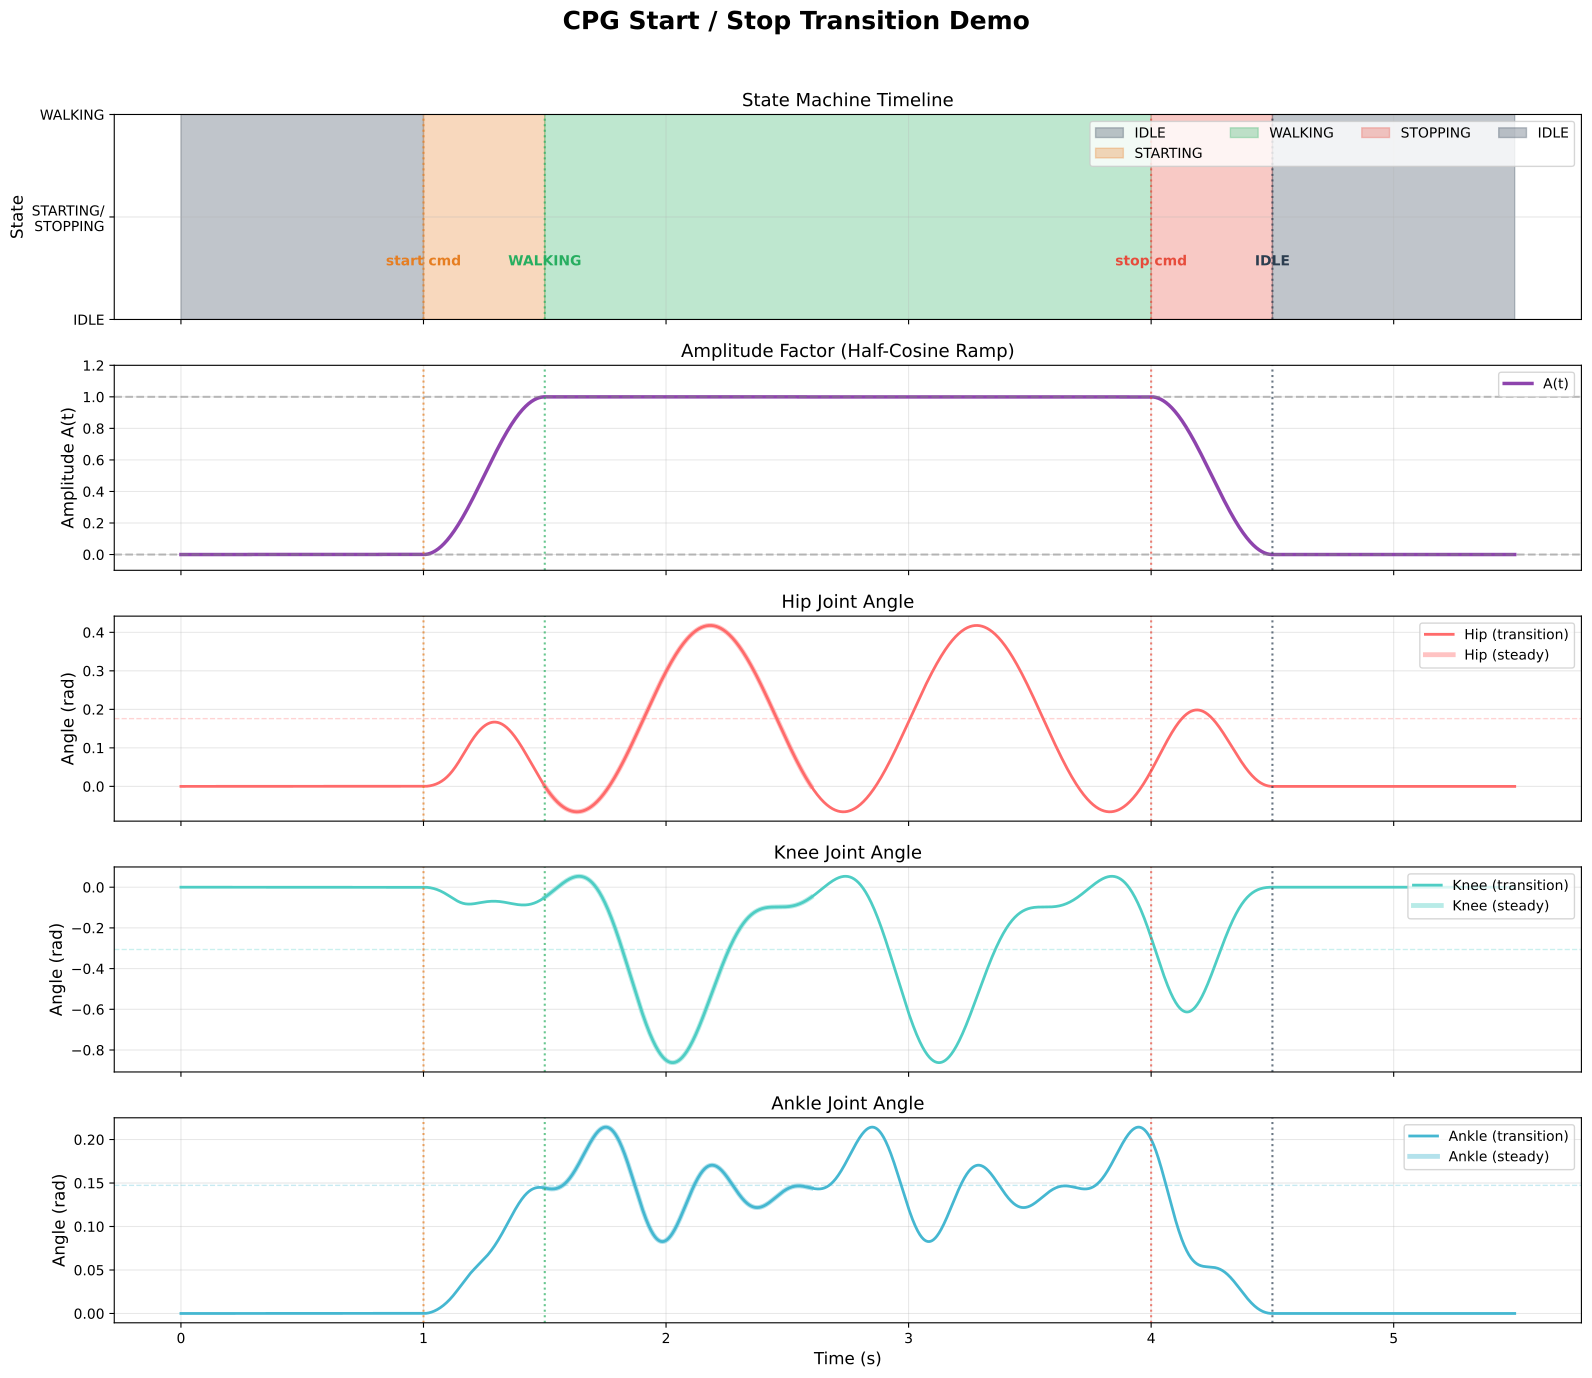

Write Python code to recreate this figure.
"""
CPG 启停过渡可视化
模拟 IDLE → STARTING → WALKING → STOPPING → IDLE 全过程
对比三个关节（髋/膝/踝）在过渡态与稳态行走的曲线差异
"""

import os
import numpy as np
import matplotlib.pyplot as plt
from matplotlib.patches import FancyArrowPatch

# ==================== CPG 参数（来自 cpg.yaml） ====================
mu = 1.0
gamma = 15.0
omega = 5.720866
ramp_time = 0.5
perturbation = 0.1

# 关节谐波模型（左腿）
joints = {
    "Hip": {
        "w_offset": 0.1759,
        "w_x": [0.0, 0.2142],
        "w_y": [0.0, 0.1125],
        "n_harm": 2,
    },
    "Knee": {
        "w_offset": -0.3062,
        "w_x": [0.0, -0.3893, -0.0878],
        "w_y": [0.0, 0.1008, 0.1350],
        "n_harm": 3,
    },
    "Ankle": {
        "w_offset": 0.1473,
        "w_x": [0.0, -0.0181, -0.0075, 0.0141],
        "w_y": [0.0, -0.0120, 0.0319, 0.0210],
        "n_harm": 4,
    },
}


def compute_amplitude(state, elapsed, ramp_time, stop_start_amp):
    """半余弦窗振幅因子"""
    T = max(ramp_time, 0.01)
    if state == "IDLE":
        return 0.0
    elif state == "STARTING":
        t = np.clip(elapsed / T, 0.0, 1.0)
        return 0.5 * (1.0 - np.cos(np.pi * t))
    elif state == "WALKING":
        return 1.0
    elif state == "STOPPING":
        t = np.clip(elapsed / T, 0.0, 1.0)
        return stop_start_amp * 0.5 * (1.0 + np.cos(np.pi * t))
    return 0.0


def compute_harmonics(x, y, n_harm):
    """计算高阶谐波"""
    hx = np.zeros(5)
    hy = np.zeros(5)
    hx[1] = x
    hy[1] = y
    if n_harm >= 2:
        hx[2] = x * x - y * y
        hy[2] = 2.0 * x * y
    if n_harm >= 3:
        hx[3] = x * (x * x - 3.0 * y * y)
        hy[3] = y * (3.0 * x * x - y * y)
    return hx, hy


def simulate_cpg(duration, dt=0.001):
    """模拟完整 CPG 生命周期"""
    steps = int(duration / dt)
    times = np.arange(steps) * dt

    # 状态机时间线
    # 0-1s: IDLE, 1-1.5s: STARTING, 1.5-4s: WALKING, 4-4.5s: STOPPING, 4.5-5.5s: IDLE
    t_start_cmd = 1.0
    t_stop_cmd = 4.0

    # 状态数组
    states = []
    for t in times:
        if t < t_start_cmd:
            states.append("IDLE")
        elif t < t_start_cmd + ramp_time:
            states.append("STARTING")
        elif t < t_stop_cmd:
            states.append("WALKING")
        elif t < t_stop_cmd + ramp_time:
            states.append("STOPPING")
        else:
            states.append("IDLE")

    # 初始化
    x, y = 0.0, 0.0
    amp = 0.0
    stop_start_amp = 1.0

    # 输出记录
    results = {name: np.zeros(steps) for name in joints}
    amplitudes = np.zeros(steps)
    osc_x = np.zeros(steps)

    for i, (t, state) in enumerate(zip(times, states)):
        # IDLE: 冻结振子
        if state == "IDLE" and (i == 0 or states[i - 1] != "IDLE"):
            x, y = 0.0, 0.0

        # STARTING 开始: 扰动振子
        if state == "STARTING" and i > 0 and states[i - 1] == "IDLE":
            x = np.sqrt(mu) * perturbation
            y = 0.0

        # 振荡器积分（非 IDLE 时）
        if state != "IDLE":
            sub_steps = 10
            dt_sim = dt / sub_steps
            for _ in range(sub_steps):
                r2 = x * x + y * y
                dx = gamma * (mu - r2) * x - omega * y
                dy = gamma * (mu - r2) * y + omega * x
                x += dx * dt_sim
                y += dy * dt_sim

        # 振幅因子
        elapsed = 0.0
        if state == "STARTING":
            elapsed = t - t_start_cmd
        elif state == "STOPPING":
            elapsed = t - t_stop_cmd
        amp = compute_amplitude(state, elapsed, ramp_time, stop_start_amp)

        # STOPPING 开始: 记录当前振幅
        if state == "STOPPING" and i > 0 and states[i - 1] == "WALKING":
            stop_start_amp = amplitudes[i - 1]

        amplitudes[i] = amp
        osc_x[i] = x

        # 计算各关节输出
        hx, hy = compute_harmonics(x, y, 4)
        for name, j in joints.items():
            theta = j["w_offset"]
            for k in range(1, j["n_harm"]):
                theta += j["w_x"][k] * hx[k] + j["w_y"][k] * hy[k]
            results[name][i] = amp * theta

    return times, states, results, amplitudes, osc_x


# ==================== 模拟 ====================
times, states, results, amplitudes, osc_x = simulate_cpg(5.5)

# ==================== 绘图 ====================
fig, axes = plt.subplots(5, 1, figsize=(16, 14), sharex=True)
fig.suptitle("CPG Start / Stop Transition Demo", fontsize=18, fontweight="bold", y=0.98)

colors = {"Hip": "#FF6B6B", "Knee": "#4ECDC4", "Ankle": "#45B7D1"}

# --- 1. 状态机时间线 ---
ax = axes[0]
state_map = {"IDLE": 0, "STARTING": 1, "WALKING": 2, "STOPPING": 1}
state_vals = [state_map[s] for s in states]
state_colors_map = {"IDLE": "#2C3E50", "STARTING": "#E67E22", "WALKING": "#27AE60", "STOPPING": "#E74C3C"}

prev_state = states[0]
start_idx = 0
for i in range(1, len(states)):
    if states[i] != prev_state:
        ax.axvspan(times[start_idx], times[i], alpha=0.3, color=state_colors_map[prev_state], label=prev_state)
        start_idx = i
        prev_state = states[i]
ax.axvspan(times[start_idx], times[-1], alpha=0.3, color=state_colors_map[prev_state], label=prev_state)
ax.set_ylabel("State", fontsize=12)
ax.set_yticks([0, 1, 2])
ax.set_yticklabels(["IDLE", "STARTING/\nSTOPPING", "WALKING"])
ax.legend(loc="upper right", ncol=4, fontsize=10)
ax.set_title("State Machine Timeline", fontsize=13)
ax.grid(True, alpha=0.3)

# --- 2. 振幅因子 A(t) ---
ax = axes[1]
ax.plot(times, amplitudes, color="#8E44AD", linewidth=2.5, label="A(t)")
ax.axhline(y=1.0, color="gray", linestyle="--", alpha=0.5)
ax.axhline(y=0.0, color="gray", linestyle="--", alpha=0.5)
ax.set_ylabel("Amplitude A(t)", fontsize=12)
ax.set_title("Amplitude Factor (Half-Cosine Ramp)", fontsize=13)
ax.set_ylim(-0.1, 1.2)
ax.grid(True, alpha=0.3)
ax.legend(fontsize=10)

# --- 3-5. 三个关节曲线 ---
for idx, (name, color) in enumerate(colors.items()):
    ax = axes[idx + 2]
    ax.plot(times, results[name], color=color, linewidth=2, label=f"{name} (transition)")

    # 稳态行走参考线（从 WALKING 段取一个完整周期）
    walk_start = 1.5
    walk_end = 4.0
    walk_mask = (times >= walk_start) & (times <= walk_end)
    walk_data = results[name][walk_mask]
    walk_times = times[walk_mask]

    # 找一个完整周期
    period = 2 * np.pi / omega
    cycle_mask = walk_times <= walk_start + period
    ax.plot(walk_times[cycle_mask], walk_data[cycle_mask],
            color=color, linewidth=3.5, alpha=0.4, linestyle="-", label=f"{name} (steady)")

    # 标注 w_offset 基线
    ax.axhline(y=joints[name]["w_offset"], color=color, linestyle="--", alpha=0.3, linewidth=1)

    ax.set_ylabel("Angle (rad)", fontsize=12)
    ax.set_title(f"{name} Joint Angle", fontsize=13)
    ax.grid(True, alpha=0.3)
    ax.legend(fontsize=10, loc="upper right")

# --- 标注关键时刻 ---
for ax in axes:
    ax.axvline(x=1.0, color="#E67E22", linestyle=":", alpha=0.7, linewidth=1.5)
    ax.axvline(x=1.5, color="#27AE60", linestyle=":", alpha=0.7, linewidth=1.5)
    ax.axvline(x=4.0, color="#E74C3C", linestyle=":", alpha=0.7, linewidth=1.5)
    ax.axvline(x=4.5, color="#2C3E50", linestyle=":", alpha=0.7, linewidth=1.5)

# 添加时刻标注
axes[0].annotate("start cmd", xy=(1.0, 0.5), fontsize=10, color="#E67E22",
                 ha="center", va="bottom", fontweight="bold")
axes[0].annotate("WALKING", xy=(1.5, 0.5), fontsize=10, color="#27AE60",
                 ha="center", va="bottom", fontweight="bold")
axes[0].annotate("stop cmd", xy=(4.0, 0.5), fontsize=10, color="#E74C3C",
                 ha="center", va="bottom", fontweight="bold")
axes[0].annotate("IDLE", xy=(4.5, 0.5), fontsize=10, color="#2C3E50",
                 ha="center", va="bottom", fontweight="bold")

axes[-1].set_xlabel("Time (s)", fontsize=12)
plt.tight_layout(rect=[0, 0, 1, 0.96])

output_path = os.path.join(os.path.dirname(os.path.abspath(__file__)), "cpg_transition_demo.png")
plt.savefig(output_path, dpi=150, bbox_inches="tight")
plt.savefig(output_path.replace(".png", ".pdf"), bbox_inches="tight")
print(f"Saved to {output_path}")
plt.show()
